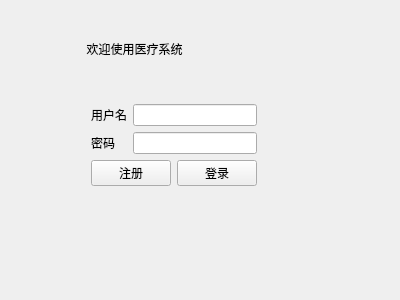
<?xml version="1.0" encoding="UTF-8"?>
<ui version="4.0">
 <class>LoginView</class>
 <widget class="QWidget" name="LoginView">
  <property name="geometry">
   <rect>
    <x>0</x>
    <y>0</y>
    <width>400</width>
    <height>300</height>
   </rect>
  </property>
  <property name="windowTitle">
   <string>登录</string>
  </property>
  <widget class="QWidget" name="layoutWidget">
   <property name="geometry">
    <rect>
     <x>40</x>
     <y>0</y>
     <width>268</width>
     <height>244</height>
    </rect>
   </property>
   <layout class="QVBoxLayout" name="verticalLayout_3">
    <item>
     <layout class="QVBoxLayout" name="verticalLayout">
      <item>
       <spacer name="verticalSpacer_3">
        <property name="orientation">
         <enum>Qt::Vertical</enum>
        </property>
        <property name="sizeHint" stdset="0">
         <size>
          <width>20</width>
          <height>40</height>
         </size>
        </property>
       </spacer>
      </item>
      <item>
       <widget class="QLabel" name="label">
        <property name="text">
         <string>              欢迎使用医疗系统</string>
        </property>
       </widget>
      </item>
      <item>
       <spacer name="verticalSpacer_2">
        <property name="orientation">
         <enum>Qt::Vertical</enum>
        </property>
        <property name="sizeHint" stdset="0">
         <size>
          <width>20</width>
          <height>40</height>
         </size>
        </property>
       </spacer>
      </item>
     </layout>
    </item>
    <item>
     <layout class="QHBoxLayout" name="horizontalLayout_2">
      <item>
       <spacer name="horizontalSpacer">
        <property name="orientation">
         <enum>Qt::Horizontal</enum>
        </property>
        <property name="sizeHint" stdset="0">
         <size>
          <width>40</width>
          <height>20</height>
         </size>
        </property>
       </spacer>
      </item>
      <item>
       <layout class="QVBoxLayout" name="verticalLayout_2">
        <item>
         <layout class="QFormLayout" name="formLayout">
          <item row="0" column="1">
           <widget class="QLineEdit" name="lineEdit_User"/>
          </item>
          <item row="1" column="0">
           <widget class="QLabel" name="label_3">
            <property name="text">
             <string>密码</string>
            </property>
           </widget>
          </item>
          <item row="1" column="1">
           <widget class="QLineEdit" name="lineEdit_Pwd"/>
          </item>
          <item row="0" column="0">
           <widget class="QLabel" name="label_2">
            <property name="text">
             <string>用户名</string>
            </property>
           </widget>
          </item>
         </layout>
        </item>
        <item>
         <layout class="QHBoxLayout" name="horizontalLayout">
          <item>
           <widget class="QPushButton" name="pushButton">
            <property name="text">
             <string>注册</string>
            </property>
           </widget>
          </item>
          <item>
           <widget class="QPushButton" name="loginBtn">
            <property name="text">
             <string>登录</string>
            </property>
           </widget>
          </item>
         </layout>
        </item>
       </layout>
      </item>
      <item>
       <spacer name="horizontalSpacer_2">
        <property name="orientation">
         <enum>Qt::Horizontal</enum>
        </property>
        <property name="sizeHint" stdset="0">
         <size>
          <width>40</width>
          <height>20</height>
         </size>
        </property>
       </spacer>
      </item>
     </layout>
    </item>
    <item>
     <spacer name="verticalSpacer">
      <property name="orientation">
       <enum>Qt::Vertical</enum>
      </property>
      <property name="sizeHint" stdset="0">
       <size>
        <width>20</width>
        <height>40</height>
       </size>
      </property>
     </spacer>
    </item>
   </layout>
  </widget>
 </widget>
 <resources/>
 <connections/>
</ui>
